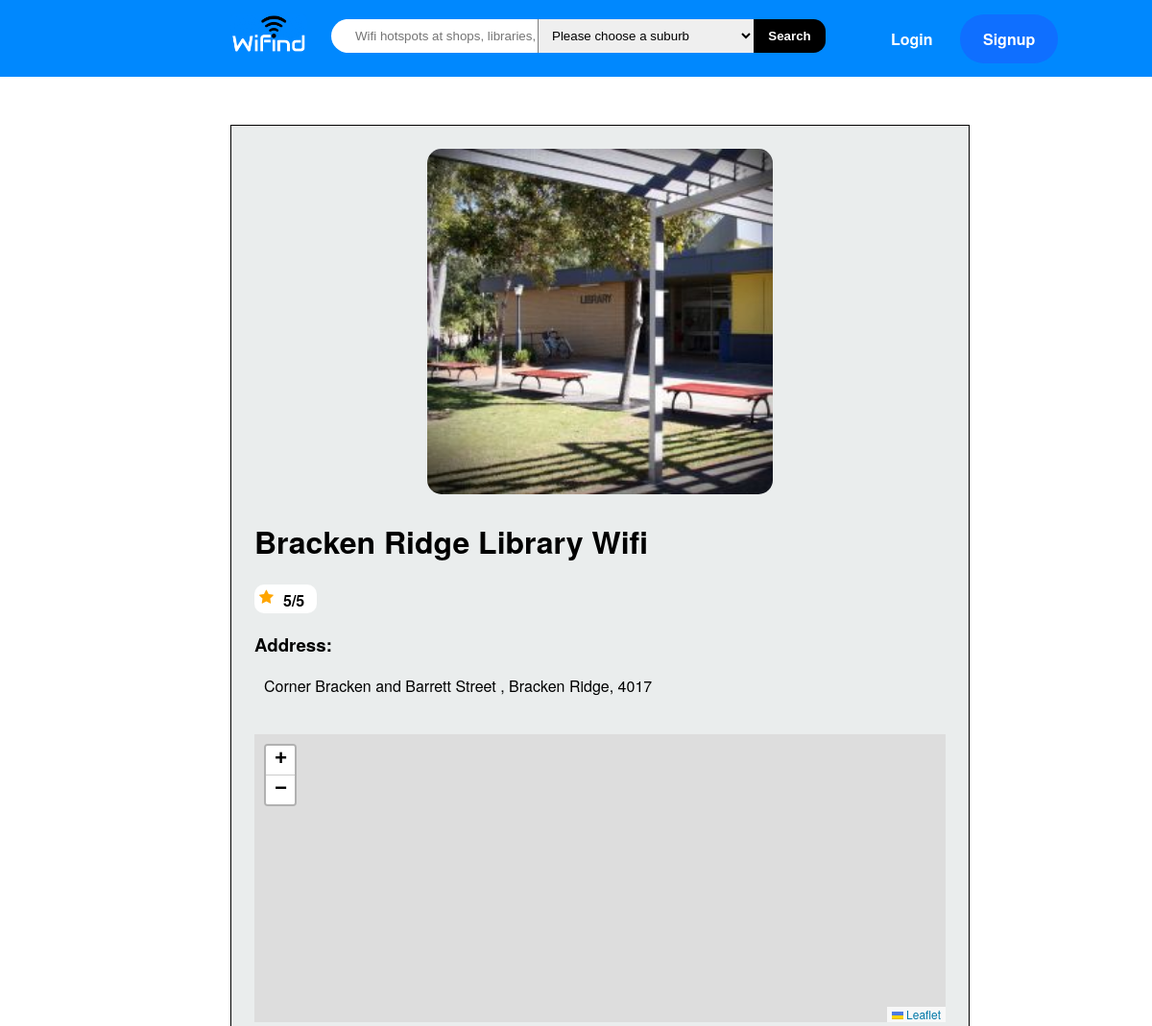
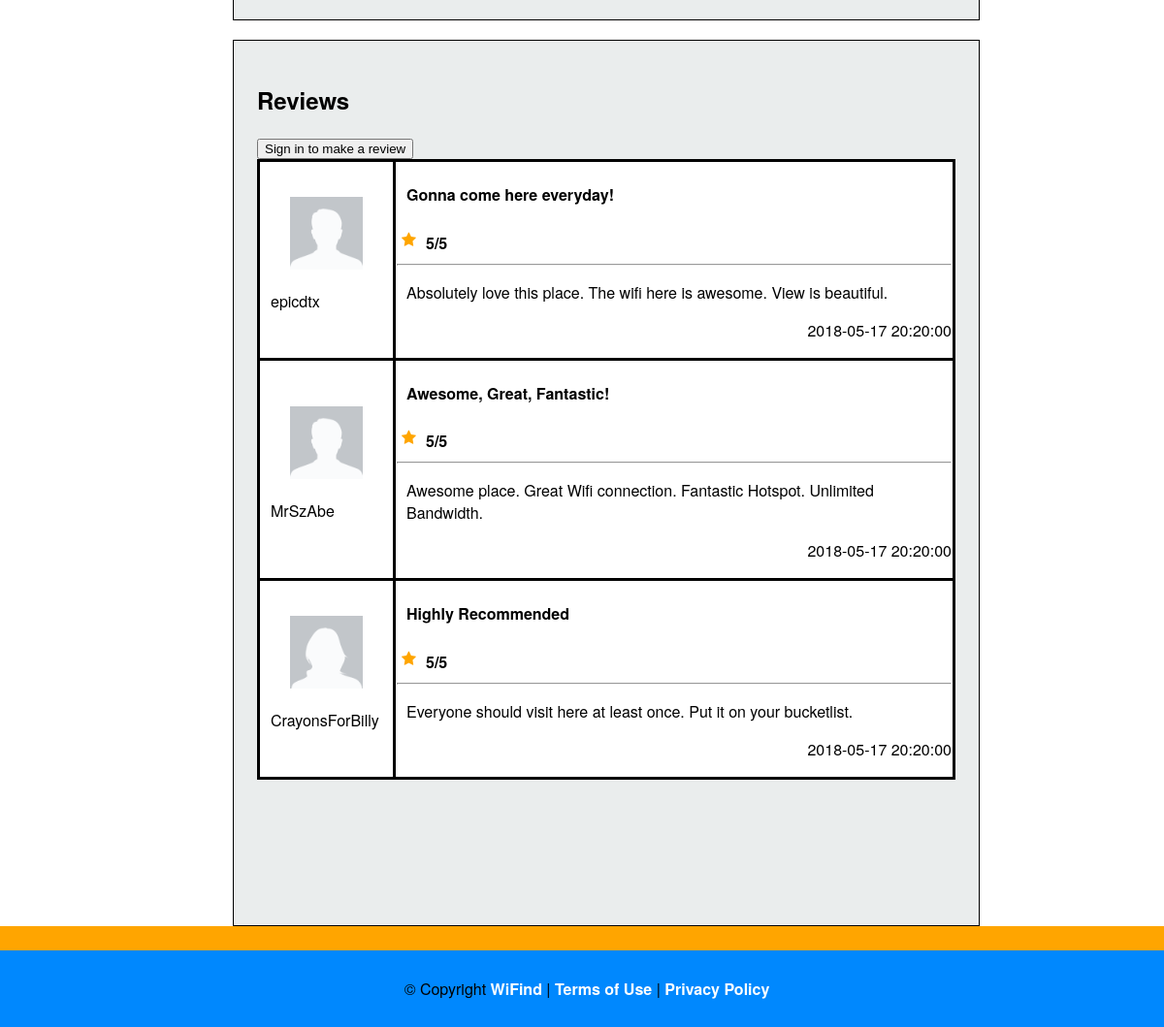
Screenshot of /review.php?name=Bracken Ridge Library Wifi with the database file from the repository (2 pictures, top to bottom).
### tables this page shows
CREATE TABLE `locations` (
  `locationID` int(11) NOT NULL,
  `name` varchar(255) NOT NULL,
  `address` varchar(255) NOT NULL,
  `suburb` varchar(64) NOT NULL,
  `latitude` decimal(20,8) NOT NULL,
  `longitude` decimal(20,7) NOT NULL,
  `rating` int(1) NOT NULL DEFAULT '0' COMMENT '(0-5)',
  `image` varchar(64) NOT NULL DEFAULT '.jpg'
);

CREATE TABLE `reviews` (
  `reviewID` int(11) NOT NULL,
  `userID` int(11) NOT NULL,
  `locationID` int(11) NOT NULL,
  `title` varchar(64) NOT NULL,
  `comment` varchar(535) NOT NULL,
  `reviewRating` int(1) NOT NULL,
  `date` datetime NOT NULL DEFAULT CURRENT_TIMESTAMP
);

CREATE TABLE `users` (
  `userID` int(11) NOT NULL,
  `username` varchar(64) NOT NULL,
  `email` varchar(64) NOT NULL,
  `password` varchar(64) NOT NULL,
  `gender` tinyint(2) DEFAULT NULL COMMENT '0 = male, 1 = female',
  `profileImage` text NOT NULL
);

### review.php (the view, shortened to what this page needs)
<!DOCTYPE html>
<html>
<head>
	<?php include 'includes/head.php';?>
	<link rel="stylesheet" href="https://unpkg.com/leaflet@1.3.1/dist/leaflet.css"
/>
</head>
<body onload='showMapReview()' itemscope itemtype="http://schema.org/Review">
<div id="main-container">
	<?php include 'includes/nav.php'; ?>
	<?php
		$servername = "localhost";
		$dbname = "n9934731";
		$username = "root";
		$password = "";
		$pdo_conn = new PDO("mysql:host=$servername;dbname=$dbname", $username, $password);
		$name = $_GET["name"];
		$query = "SELECT  locations.locationID, locations.name, locations.address, locations.suburb, locations.latitude, locations.longitude, locations.rating, locations.image FROM locations WHERE locations.name = '$name';";
		$pdo_statement = $pdo_conn->prepare($query);
		$pdo_statement->execute();
		$result = $pdo_statement->fetchAll();
		if(!empty($result)) {
				foreach($result as $row) {
		?>
		<div class='individualPageInfo'>
			<div class='innerInfo'>
				<img itemprop="image" id="placeImage" src="./images/<?php echo $row['image']?>" alt="image of location"/>
				<div itemprop="itemReviewed" itemscope itemtype="http://schema.org/Thing">
					<h1 itemprop="name"><?php echo $row['name'] ?></h1>
				</div>
				<div id='ratingReview' class='rating'>
					<label><?php echo $row['rating'] ?>/5</label>
					<span class='fa fa-star checked'></span>
				</div>
				<div id='individualInfo'>
					<h3>Address:</h3>
					<p id='address'><?php echo $row['address']. ', '. $row['suburb'] ?></p>
					<br/>
					<div itemscope itemtype="http://schema.org/Place">
						<div itemprop="geo" itemscope itemtype="http://schema.org/GeoCoordinates">
							<div id='mapReview'></div>
						</div>
					</div>
				</div>
			</div>
		</div>
		<?php $location = $row['locationID'];
		}
		}
		?>
		<div class='individualPageInfo2'>
			<div class='innerInfo2'>
				<h2>Reviews</h2>
				<div id='reviewTable'>
					<table>
					<?php
					if(isset($_SESSION['user_session'])) {
					?>
					<form id='review_reviewpage' method='post' action='review.php?name=<?php echo $_GET['name'] ?>'>
							<tr>
								<td>
									<img id='profile' src='./images/<?php echo $userRow['profileImage'] ?>' alt='profile picture'>
									<p><?php echo $userRow['username'] ?></p>
								</td>
							<td>
									<textarea name='titleReview' rows='1' cols='100' placeholder='Title here.'></textarea>
									<textarea name='commentReview' rows='10' cols='100' placeholder='Please write your review here.'></textarea>
									<div id='ratingReview' class='rating'>
									<label>Select a rating:</label>
									<select name='reviewRating'>
										<option value='0'>0/5</option>
										<option value='1'>1/5</option>
										<option value='2'>2/5</option>
										<option value='3'>3/5</option>
										<option value='4'>4/5</option>
										<option value='5'>5/5</option>
									</select>
									<span class='fa fa-star checked'></span>
									</div>
									<input id='submitReview' action="review.php" type='submit' name='submitReview' value='Submit Review' method='post'>
								</form>
								<?php
									if(isset($_POST['submitReview']))
									{
										$query = "INSERT INTO reviews (userID, locationID, title, comment, reviewRating) VALUES (:userID, :location, :title, :comment, :rating)";
										$pdo_statement = $pdo_conn->prepare($query);
										$pdo_statement ->bindParam(':userID', $userID);
										$pdo_statement ->bindParam(':location', $location);
										$pdo_statement ->bindParam(':title', $title);
										$pdo_statement ->bindParam(':comment', $comment);
										$pdo_statement ->bindParam(':rating', $rating);
										$userID = $userRow['userID'];
										$title = htmlspecialchars($_POST['titleReview'], ENT_QUOTES, 'UTF-8');
										$comment = htmlspecialchars($_POST['commentReview'], ENT_QUOTES, 'UTF-8');
										$rating = $_POST['reviewRating'];
										$pdo_statement->execute();
									}
					}
					else {
					?>
					<input id='review' type='button' name='signIn' class='button_active' onclick="location.href='login.php';" value='Sign in to make a review' />
					<?php
					}
					$query = "SELECT title, comment, username, profileImage, reviewRating, date FROM reviews, users Where reviews.locationID = $location AND reviews.userID = users.userID";
					$pdo_statement = $pdo_conn->prepare($query);
					$pdo_statement->execute();
					$result = $pdo_statement->fetchAll();
					if(!empty($result)) {
						foreach($result as $row) {
					?>
								<tr>
									<td>
										<img id='profile' src='./images/<?php echo $row['profileImage'] ?>' alt='profile picture'>
										<div itemprop="author" itemscope="" itemtype="http://schema.org/Person">
											<p itemprop="name"><?php echo $row['username'] ?></p>
										</div>
									</td>
									<td>
										<h4><?php echo $row['title'] ?></h4>
										<div itemprop="reviewRating" itemscope="" itemtype="http://schema.org/Rating">
											<div id='ratingReview' class='rating'>
											<label itemprop="ratingValue"><?php echo $row['reviewRating'] ?>/5</label>
											<span class='fa fa-star checked'></span>
											</div>
											<hr>
											<p itemprop="description"><?php echo $row['comment'] ?></p>
										</div>
										<p id='posted' itemprop="datePublished"><?php echo $row['date'] ?></p>
									</td>
								</tr>
							<?php
							}
						}
						?>
					</table>
				</div>
			</div>
		</div>
	<?php
	include 'includes/footer.php';
	?>
</div>
</body>
</html>

### wifind.css (style rules this page uses)
html, body { margin: 0; padding: 0; height:100%; font-family: Helvetica Neue,Helvetica,Arial,sans-serif; background-color: white; }
#main-container { min-height: 100%; position: relative; }
.rating { width: 220px; padding-right: 5px; }
.rating span { float: right; position: relative; }
.individualPageInfo { width: 60%; margin-left: 20%; padding: 2%; text-align: left; border: 1px solid black; margin-top: 50px; background-color: #EAEDED; }
.individualPageInfo2 { width: 60%; margin-left: 20%; padding: 2%; text-align: left; margin-top: 20px; padding-bottom: 150px; border: 1px solid black; background-color: #EAEDED; }
#placeImage { height: 50%; width: 50%; margin-left: 25%; border-radius: 15px; }
#mapReview { width: 100%; height: 300px; display:block; top:0; left:0; position: relative; outline: medium none; }
#reviewTable td { background-color: white; border: 3px solid black; }
#reviewTable table { border-collapse: collapse; }
#reviewTable h4, p { padding-left: 10px; }
#profile { width: 75px; height: 75px; padding-left: 30px; padding-top: 5px; padding-right: 30px; border-radius: 10px; }
#posted { text-align: right; }
#ratingReview { font-weight: bold; border-style: solid; border-width: 5px; border-radius: 10px; border-color: white; color: black; background-color: white; width: 50px; height: 20px; }
#ratingReview span { width: 25px; height: 25px; float: left; }
#ratingReview span.checked { color: orange; }

### rows the page displays
locations: image (picture), name "Bracken Ridge Library Wifi", rating "5", address "Corner Bracken and Barrett Street", suburb "Bracken Ridge, 4017"
reviews: userID.profileImage (picture), userID.username "epicdtx", title "Gonna come here everyday!", reviewRating "5", comment "Absolutely love this place. The wifi here is awesome. View is beautiful.", date "2018-05-17 20:20:00"
reviews: userID.profileImage (picture), userID.username "MrSzAbe", title "Awesome, Great, Fantastic!", reviewRating "5", comment "Awesome place. Great Wifi connection. Fantastic Hotspot. Unlimited Bandwidth.", date "2018-05-17 20:20:00"
reviews: userID.profileImage (picture), userID.username "CrayonsForBilly", title "Highly Recommended", reviewRating "5", comment "Everyone should visit here at least once. Put it on your bucketlist.", date "2018-05-17 20:20:00"
